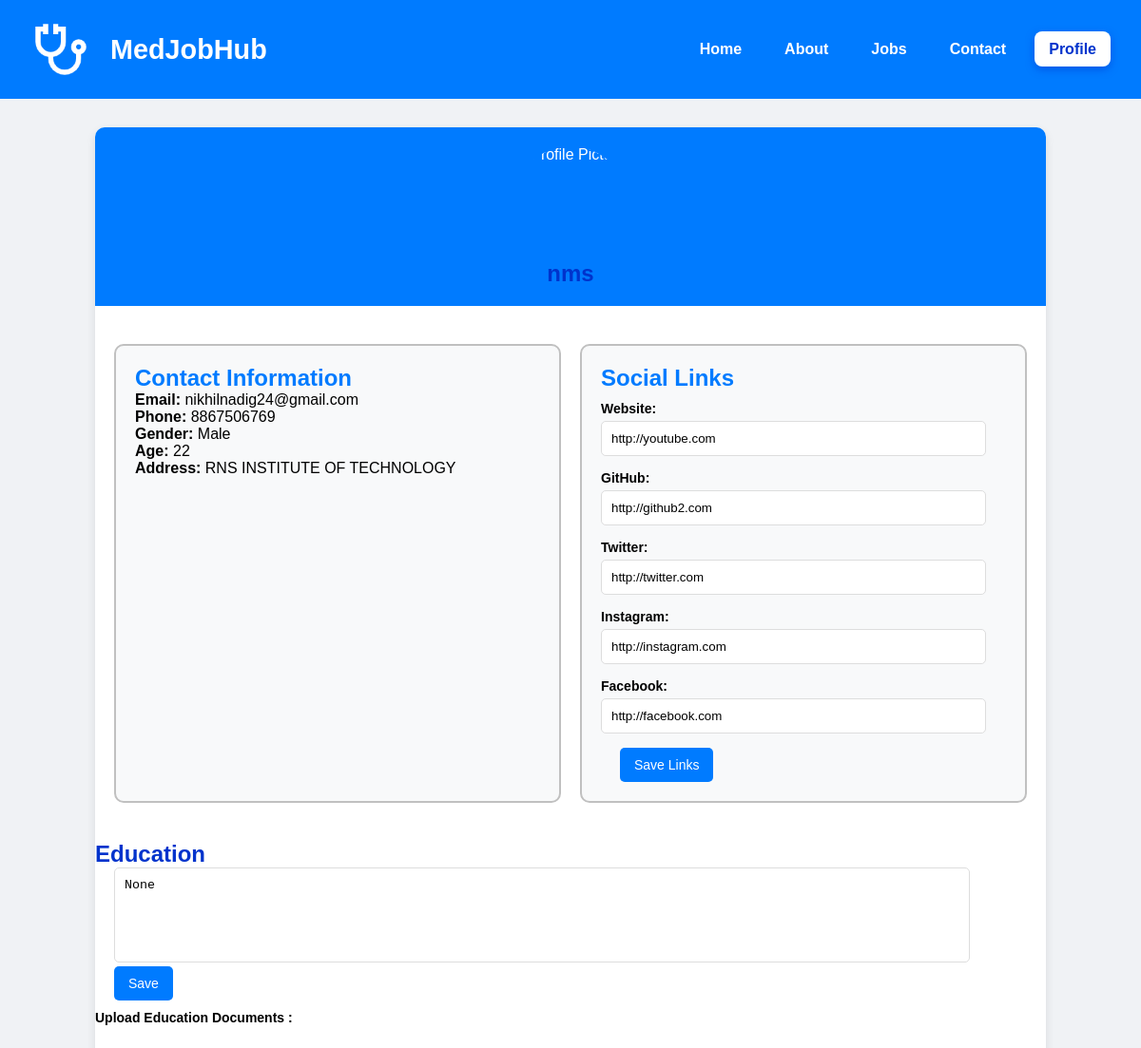
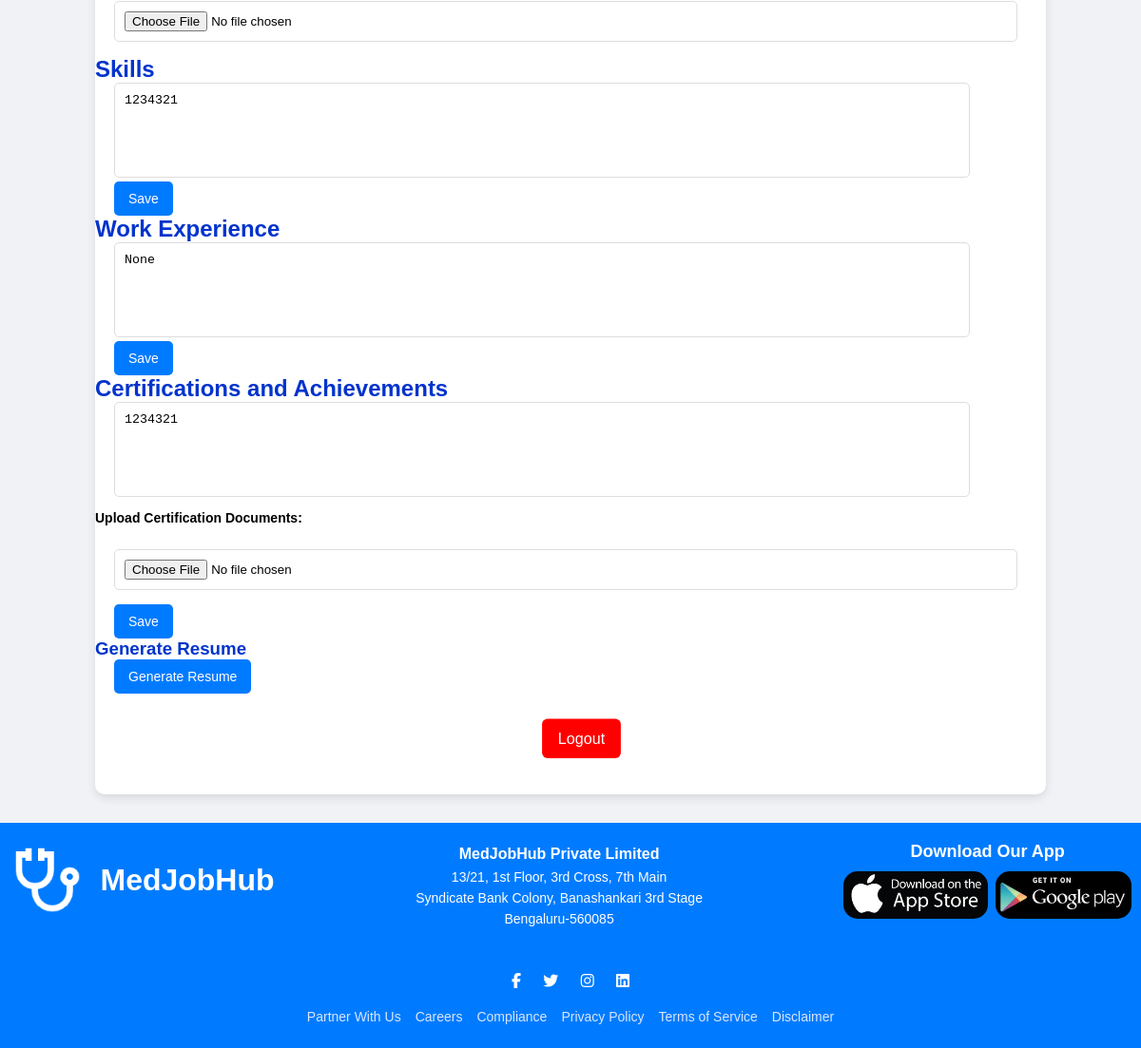
The app's page /profile (signed in) with its own data (2 pictures, top to bottom).
### app.py (models this page shows)
class User(db.Model):
    id = db.Column(db.Integer, primary_key=True)
    username = db.Column(db.String(80), unique=True, nullable=False)
    first_name = db.Column(db.String(80), nullable=False)
    last_name = db.Column(db.String(80), nullable=False)
    email = db.Column(db.String(120), unique=True, nullable=False)
    phone = db.Column(db.String(15))
    gender = db.Column(db.String(10))
    age = db.Column(db.Integer)
    address = db.Column(db.String(200))
    password = db.Column(db.String(200), nullable=False)
    is_verified = db.Column(db.Boolean, default=False)
    additional_details = db.relationship('UserProfile', backref='user', uselist=False)

class UserProfile(db.Model):
    id = db.Column(db.Integer, primary_key=True)
    user_id = db.Column(db.Integer, db.ForeignKey('user.id'), nullable=False)
    profile_pic_url = db.Column(db.String(200))  # URL for the profile picture
    website = db.Column(db.String(200))  # Social media links
    github = db.Column(db.String(200))
    twitter = db.Column(db.String(200))
    instagram = db.Column(db.String(200))
    facebook = db.Column(db.String(200))
    skills = db.Column(db.String(500), nullable=True) # Can be used for user skills
    education = db.Column(db.Text)  # Education details
    education_file = db.Column(db.String(200))  # Path to the uploaded file
    education_filename = db.Column(db.String(200))
    work_experience = db.Column(db.Text)  # Work experience details
    certifications = db.Column(db.Text)

### app.py (the view, shortened to what this page needs)
@app.route('/profile', methods=['GET', 'POST'])
def profile():
    if 'user_id' not in session:
        flash('You need to log in first', 'warning')
        return redirect(url_for('signin'))
    user_id = session['user_id']  # Assuming you store user_id in session
    user = User.query.filter_by(id=user_id).first()
    if not user:
        flash('User not found. Please log in again.', 'error')
        return redirect(url_for('signin'))
    user_profile = user.additional_details  # Assuming relationship is set correctly
    return render_template('profile.html', user=user, user_profile=user_profile)

### templates/profile.html (shortened to what this page needs)
{% extends "base.html" %}
  {% block link %}
    <link rel="stylesheet" href="{{ url_for('static', filename='css/base.css') }}">
    <link rel="stylesheet" href="{{ url_for('static', filename='css/profile.css') }}">
  {% endblock %}
{% block content %}
</head>
<body>
  <div class="profile-container">
    <div class="profile-header">
      <div class="profile-pic">
        <img src="{{ user.profile_pic_url }}" alt="Profile Picture">
      </div>
      <h2>{{ user.username }}</h2>
    </div>
    <div class="profile-data">
      <div class="contact-info">
        <h2>Contact Information</h2>
        <p><strong>Email:</strong> {{ user.email }}</p>
        <p><strong>Phone:</strong> {{ user.phone }}</p>
        <p><strong>Gender:</strong> {{ user.gender }}</p>
        <p><strong>Age:</strong> {{ user.age }}</p>
        <p><strong>Address:</strong> {{ user.address }}</p>
      </div>
      <div class="social-links">
        <h2>Social Links</h2>
        <form id="social-links-form">
          <div class="input-group">
            <label for="website">Website:</label>
            <input type="url" id="website" placeholder="Enter your website URL" value="{{user_profile.website}}" required>
          </div>
          <div class="input-group">
            <label for="github">GitHub:</label>
            <input type="url" id="github" placeholder="Enter your GitHub URL" value="{{user_profile.github}}" required>
          </div>
          <div class="input-group">
            <label for="twitter">Twitter:</label>
            <input type="url" id="twitter" placeholder="Enter your Twitter URL" value="{{user_profile.twitter}}" required>
          </div>
          <div class="input-group">
            <label for="instagram">Instagram:</label>
            <input type="url" id="instagram" placeholder="Enter your Instagram URL" value="{{user_profile.instagram}}" required>
          </div>
          <div class="input-group">
            <label for="facebook">Facebook:</label>
            <input type="url" id="facebook" placeholder="Enter your Facebook URL" value="{{user_profile.facebook}}" required>
          </div>
          <button onclick="callSaveLinks()" type="button" id="save-links-btn">Save Links</button>
        </form>
      </div>
    </div>
    <div class="section">
      <h2>Education</h2>
      <textarea id="education-text" placeholder="Enter your education details...">{{user_profile.education}}</textarea>
      <button type="button" id="save-education-btn">Save</button>
      <div class="input-group">
        <label for="education-file">Upload Education Documents :</label>
        <input type="file" id="education-file" accept=".pdf,.doc,.docx,.jpg,.png">
      </div>
    </div>
    <div class="section">
      <h2>Skills</h2>
      <textarea id="skills-text" placeholder="Enter your skills...">{{user_profile.skills}}</textarea>
      <button type="button" id="save-skills-btn">Save</button>
  </div>
  <div class="section">
    <h2>Work Experience</h2>
    <textarea id="workexperience-text" placeholder="Enter your work experience...">{{user_profile.work_experience}}</textarea>
    <button type="button" id="save-workexperience-btn">Save</button>
</div>
<div class="section">
  <h2>Certifications and Achievements</h2>
  <textarea id="certifications-text" placeholder="Enter your certifications and achievements...">{{ user_profile.certifications }}</textarea>
  <div class="input-group">
      <label for="certifications-file">Upload Certification Documents:</label>
      <input type="file" id="certifications-file" accept=".pdf,.doc,.docx,.jpg,.png">
  </div>
  <button type="button" id="save-certificates-btn">Save</button>
</div>
    <div class="section">
      <h3>Generate Resume</h3>
      <button id="generate-resume-btn">Generate Resume</button>
    </div>
    <div class="parent-container">
      <button id="logout">Logout</button>
  </div>
  </div>
  {% endblock %}

### templates/base.html (shortened to what this page needs)
<!DOCTYPE html>
<html lang="en">
<head>
    {% block link %}{% endblock %}
</head>
<body>
  <header>
    <div class="container">
      <div class="logo-title">
      <img src="{{ url_for('static', filename='images/ss11.png') }}" alt="Image" class="stethoscope-img no-select">
        <h1 class="no-select" >MedJobHub</h1>
      </div>
        <nav>
          <ul>
            <li><a href="{{ url_for('home') }}" class="{% if request.endpoint == 'home' %}active{% endif %}">Home</a></li>
            <li><a href="{{ url_for('medabout') }}" class="{% if request.endpoint == 'medabout' %}active{% endif %}">About</a></li>
            <li><a href="{{ url_for('jobs') }}" class="{% if request.path[:5] == '/jobs' %}active{% endif %}">Jobs</a></li>
            <li><a href="{{ url_for('contact') }}" class="{% if request.endpoint == 'contact' %}active{% endif %}">Contact</a></li>
            {% if 'user_id' in session %}
                <li><a href="{{ url_for('profile') }}" class="{% if request.endpoint == 'profile' %}active{% endif %}">Profile</a></li>
            {% elif request.endpoint == 'signin' %}
                <li><a href="{{ url_for('signup') }}" class="active">Sign Up</a></li>
            {% elif request.endpoint == 'signup' %}
                <li><a href="{{ url_for('signin') }}" class="active">Sign In</a></li>
            {% else %}
                <li><a href="{{ url_for('signin') }}" class="{% if request.endpoint == 'signin' %}active{% endif %}">Sign In</a></li>
            {% endif %}
          </ul>
        </nav>
      </div>
</header>
    <main>
        {% block content %}{% endblock %}
    </main>
    <footer>
      <div class="footer-container">
        <div class="footer-column logo-section">
          <img class="no-select" src="{{ url_for('static', filename='images/ss11.png') }}" alt="Image">
            <h1 class="no-select">MedJobHub</h1>
        </div>
        <div class="footer-column address-section">
          <p><strong>MedJobHub Private Limited</strong></p>
          <p>13/21, 1st Floor, 3rd Cross, 7th Main</p>
          <p>Syndicate Bank Colony, Banashankari 3rd Stage</p>
          <p>Bengaluru-560085</p>
        </div>
        <div class="footer-column download-section">
          <h3>Download Our App</h3>
          <div class="store-buttons">
              <a href="https://www.apple.com/app-store/" target="_blank">
                <img
                  src="{{ url_for('static', filename='images/appstore2.jpeg') }}"
                  alt="App Store"
                  class="store-icon" />
              </a>
              <a href="https://play.google.com/" target="_blank">
                <img src="{{ url_for('static', filename='images/playstore2.jpeg') }}"
                  class="store-icon" />
              </a>
          </div>
        </div>
      </div>
      <div class="footer-bottom">
        <div class="social-media">
          <a href="#"><i class="fab fa-facebook-f"></i></a>
          <a href="#"><i class="fab fa-twitter"></i></a>
          <a href="#"><i class="fab fa-instagram"></i></a>
          <a href="#"><i class="fab fa-linkedin"></i></a>
        </div>
        <div class="links">
          <ul>
            <li><a href="#">Partner With Us</a></li>
            <li><a href="#">Careers</a></li>
            <li><a href="#">Compliance</a></li>
            <li><a href="#">Privacy Policy</a></li>
            <li><a href="#">Terms of Service</a></li>
            <li><a href="#">Disclaimer</a></li>
          </ul>
        </div>
      </div>
    </footer>
</body>
</html>

### static/css/base.css (style rules this page uses)
* { margin: 0; padding: 0; box-sizing: border-box; }
body { font-family: Arial, sans-serif; color: #000; }
h2, h3 { color: #0033cc; }
a { text-decoration: none; color: inherit; }
header { background-color: #007bff; color: white; padding: 20px 0; }
.no-select { user-select: none; }
.container { display: flex; justify-content: space-between; align-items: center; padding: 0 2rem; flex-wrap: wrap; box-sizing: border-box; }
.logo-title { display: flex; align-items: center; flex-grow: 1; }
.stethoscope-img { height: 4rem; width: 4rem; margin-right: 20px; flex-shrink: 0; }
.container h1 { font-size: 1.8rem; font-family: Arial, sans-serif; margin: 0; white-space: nowrap; overflow: hidden; text-overflow: ellipsis; }
nav { flex-shrink: 0; }
nav ul { list-style: none; display: flex; gap: 15px; margin: 0; padding: 0; flex-wrap: wrap; justify-content: center; }
nav ul li { display: inline-block; }
nav ul li a { color: white; font-size: 1rem; font-weight: bold; text-decoration: none; padding: 10px 15px; border-radius: 8px; transition: all 0.3s ease-in-out; }
nav ul li a.active { background-color: white; color: #0033cc; font-weight: bold; box-shadow: 0px 3px 8px rgba(0, 51, 204, 0.5); }
footer { background-color: #007bff; color: #ffffff; padding: 20px 10px; font-family: Arial, sans-serif; text-align: center; }
.footer-container { display: flex; justify-content: space-between; align-items: flex-start; flex-wrap: wrap; gap: 20px; padding-bottom: 30px; }
.logo-section { flex: 1; display: flex; align-items: center; justify-content: center; gap: 15px; text-align: center; }
.logo-section img { max-width: 100%; height: auto; max-height: 80px; }
.logo-section h1 { font-size: 32px; margin: 0; font-weight: bold; white-space: nowrap; }
.address-section { flex: 2; text-align: center; font-size: 14px; line-height: 1.6; }
.address-section strong { font-size: 16px; }
.download-section { flex: 1; text-align: center; }
.download-section h3 { font-size: 18px; margin-bottom: 10px; color: #ffffff; }
.store-buttons { display: flex; justify-content: center; gap: 8px; }
.store-icon { height: 50px; border-radius: 15px; transition: transform 0.3s ease; }
.footer-bottom { text-align: center; margin-top: 15px; font-size: 12px; }
.social-media { margin-bottom: 15px; }
.social-media a { font-size: 16px; color: #ffffff; margin: 0 10px; transition: color 0.3s ease, transform 0.3s ease; }
.links ul { list-style: none; padding: 0; margin: 0; display: flex; justify-content: center; flex-wrap: wrap; gap: 15px; }
.links ul li { margin: 5px 0; }
.links ul li a { color: #d9e6ff; text-decoration: none; font-size: 14px; transition: color 0.3s ease; }

### records on screen
User: username "nms", email "nikhilnadig24@gmail.com", phone "8867506769", gender "Male", age "22", address "RNS INSTITUTE OF TECHNOLOGY"
UserProfile: website "http://youtube.com", github "http://github2.com", twitter "http://twitter.com", instagram "http://instagram.com", facebook "http://facebook.com", education "None", skills "1234321", work_experience "None", certifications "1234321"
